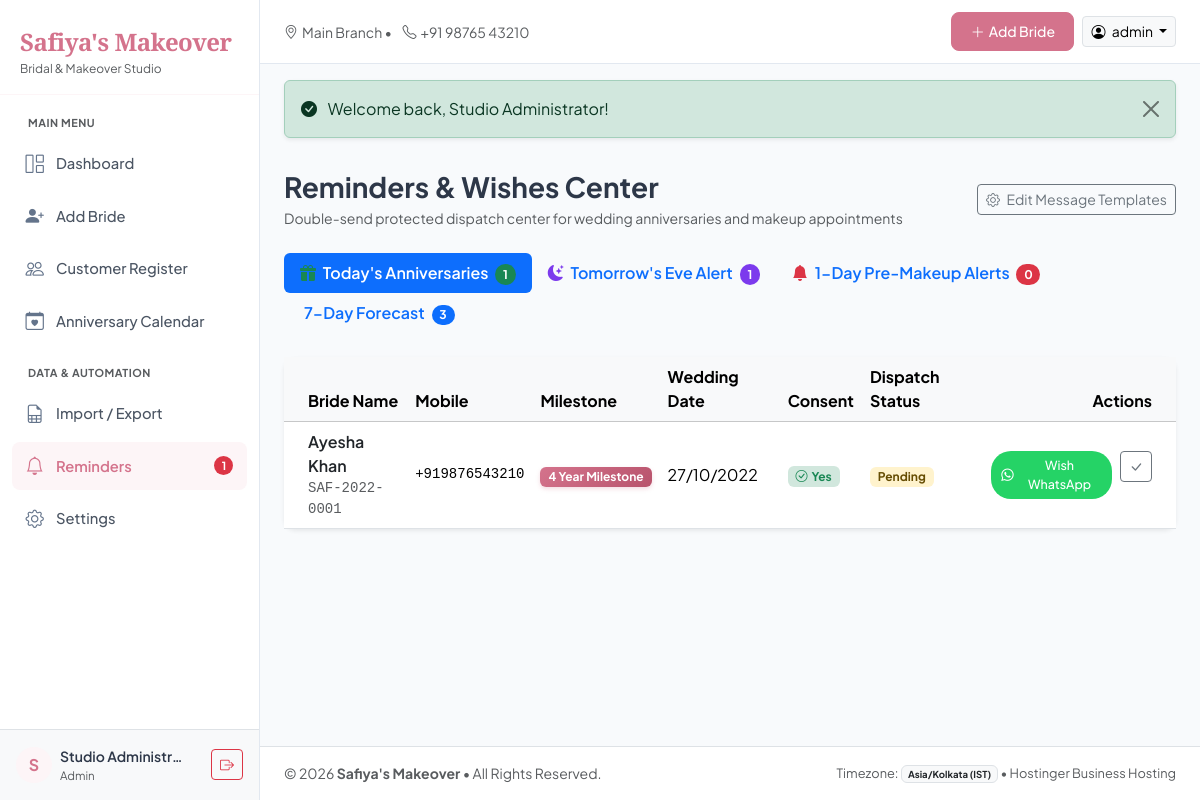
The app's page /reminders/index.php (signed in) with its own data.
### tables this page shows
CREATE TABLE IF NOT EXISTS `settings` (
  `id` INT AUTO_INCREMENT PRIMARY KEY,
  `key_name` VARCHAR(64) NOT NULL UNIQUE,
  `value` TEXT NULL,
  `description` VARCHAR(255) NULL,
  `updated_at` DATETIME NOT NULL DEFAULT CURRENT_TIMESTAMP ON UPDATE CURRENT_TIMESTAMP,
  INDEX `idx_settings_key` (`key_name`)
);

CREATE TABLE IF NOT EXISTS `customers` (
  `id` INT AUTO_INCREMENT PRIMARY KEY,
  `customer_code` VARCHAR(30) NOT NULL UNIQUE,
  `full_name` VARCHAR(150) NOT NULL,
  `mobile_number` VARCHAR(25) NOT NULL,
  `wedding_date` DATE NULL,
  `makeup_date` DATE NULL,
  `service_package` VARCHAR(120) NULL,
  `amount` DECIMAL(10, 2) NULL,
  `advance_amount` DECIMAL(10, 2) NULL DEFAULT 0.00,
  `slip_number` VARCHAR(50) NULL,
  `booking_type` VARCHAR(50) NOT NULL DEFAULT 'Bridal Makeup',
  `salon_branch` VARCHAR(80) NULL DEFAULT 'Main Branch',
  `notes` TEXT NULL,
  `pre_makeup_reminder_enabled` TINYINT(1) NOT NULL DEFAULT 1,
  `whatsapp_consent` TINYINT(1) NOT NULL DEFAULT 1,
  `created_at` DATETIME NOT NULL DEFAULT CURRENT_TIMESTAMP,
  `updated_at` DATETIME NOT NULL DEFAULT CURRENT_TIMESTAMP ON UPDATE CURRENT_TIMESTAMP,
  INDEX `idx_customers_code` (`customer_code`),
  INDEX `idx_customers_name` (`full_name`),
  INDEX `idx_customers_mobile` (`mobile_number`),
  INDEX `idx_customers_wedding_date` (`wedding_date`),
  INDEX `idx_customers_makeup_date` (`makeup_date`),
  INDEX `idx_customers_branch` (`salon_branch`),
  INDEX `idx_customers_consent` (`whatsapp_consent`)
);

### reminders/index.php (the view, shortened to what the rows shown need)
<?php
require_once __DIR__ . '/../includes/functions.php';
$db = get_db();
$today_str = get_kolkata_today();
$todays_anniversaries = get_todays_anniversaries();
$wa_template = get_setting('whatsapp_anniversary_template', 'Dear {bride_name}, warm congratulations on your {years} Wedding Anniversary from {salon_name}!');
$sent_keys_stmt = $db->prepare("SELECT idempotency_key FROM reminder_logs WHERE scheduled_for = :today AND status = 'sent'");
$sent_keys_stmt->execute(['today' => $today_str]);
$sent_keys = $sent_keys_stmt->fetchAll(PDO::FETCH_COLUMN);
require_once __DIR__ . '/../includes/header.php';
?>
<div class="d-flex flex-column flex-md-row justify-content-between align-items-md-center mb-4 gap-3">
    <div>
        <h2 class="h3 fw-bold mb-1">Reminders &amp; Wishes Center</h2>
    </div>
</div>
<div class="tab-content" id="reminderTabsContent">
    <div class="tab-pane fade show active" id="today-pane" role="tabpanel">
        <div class="card card-salon border-0 shadow-sm">
            <div class="card-body p-0">
                <?php if (empty($todays_anniversaries)): ?>
                    <div class="p-5 text-center text-muted">
                        <i class="bi bi-check-circle fs-1 text-success"></i>
                        <h6 class="mt-3 fw-bold">All caught up!</h6>
                        <p class="small mb-0">No bridal anniversaries scheduled for today (<?= date('d M Y') ?>).</p>
                    </div>
                <?php else: ?>
                    <div class="table-responsive">
                        <table class="table table-hover align-middle mb-0">
                            <thead class="table-light">
                                <tr>
                                    <th class="ps-4">Bride Name</th>
                                    <th>Mobile</th>
                                    <th>Milestone</th>
                                    <th>Wedding Date</th>
                                    <th>Consent</th>
                                    <th>Dispatch Status</th>
                                    <th class="text-end pe-4">Actions</th>
                                </tr>
                            </thead>
                            <tbody>
                                <?php foreach ($todays_anniversaries as $item): ?>
                                    <?php
                                    $c = $item['customer'];
                                    $key = build_idempotency_key($c['id'], $item['years'], 'whatsapp', 'today_greeting');
                                    $is_sent = in_array($key, $sent_keys);
                                    $msg = str_replace(
                                        ['{bride_name}', '{years}', '{salon_name}'],
                                        [$c['full_name'], $item['years'] . (in_array($item['years'], [1]) ? 'st' : ($item['years'] == 2 ? 'nd' : ($item['years'] == 3 ? 'rd' : 'th'))), $salon_name],
                                        $wa_template
                                    );
                                    $wa_url = build_whatsapp_url($c['mobile_number'], $msg);
                                    ?>
                                    <tr>
                                        <td class="ps-4">
                                            <a href="../customers/view.php?id=<?= $c['id'] ?>" class="fw-semibold text-dark text-decoration-none">
                                                <?= htmlspecialchars($c['full_name']) ?>
                                            </a>
                                            <div class="small text-muted font-monospace"><?= htmlspecialchars($c['customer_code']) ?></div>
                                        </td>
                                        <td class="font-monospace small"><?= htmlspecialchars($c['mobile_number']) ?></td>
                                        <td>
                                            <span class="badge badge-anniversary px-2 py-1">
                                                <?= $item['years'] ?> Year Milestone
                                            </span>
                                        </td>
                                        <td><?= format_date_in($c['wedding_date']) ?></td>
                                        <td>
                                            <?php if ($c['whatsapp_consent']): ?>
                                                <span class="badge bg-success-subtle text-success"><i class="bi bi-check-circle me-1"></i>Yes</span>
                                            <?php else: ?>
                                                <span class="badge bg-danger-subtle text-danger"><i class="bi bi-x-circle me-1"></i>No</span>
                                            <?php endif; ?>
                                        </td>
                                        <td>
                                            <?php if ($is_sent): ?>
                                                <span class="badge bg-success-subtle text-success"><i class="bi bi-check-all me-1"></i>Sent</span>
                                            <?php else: ?>
                                                <span class="badge bg-warning-subtle text-warning-emphasis">Pending</span>
                                            <?php endif; ?>
                                        </td>
                                        <td class="text-end pe-4">
                                            <div class="d-flex justify-content-end gap-2">
                                                <a href="<?= $wa_url ?>" target="_blank" class="btn btn-whatsapp-sm">
                                                    <i class="bi bi-whatsapp"></i> Wish WhatsApp
                                                </a>
                                                <?php if (!$is_sent): ?>
                                                    <form method="POST" action="index.php" class="d-inline">
                                                        <button type="submit" class="btn btn-sm btn-outline-secondary" title="Mark as logged">
                                                            <i class="bi bi-check-lg"></i>
                                                        </button>
                                                    </form>
                                                <?php endif; ?>
                                            </div>
                                        </td>
                                    </tr>
                                <?php endforeach; ?>
                            </tbody>
                        </table>
                    </div>
                <?php endif; ?>
            </div>
        </div>
    </div>
</div>
<?php require_once __DIR__ . '/../includes/footer.php'; ?>

### includes/header.php (shortened to what the rows shown need)
<?php
require_once __DIR__ . '/functions.php';
$current_dir = dirname($_SERVER['SCRIPT_NAME']);
$depth = substr_count(trim($current_dir, '/\\'), '/');
$root = str_repeat('../', $depth);
if ($root === '') $root = './';
$salon_name = get_setting('salon_name', "Safiya's Makeover");
$salon_tagline = get_setting('salon_tagline', "Bridal & Makeover Studio");
$salon_branch = get_setting('salon_branch', "Main Branch");
$salon_phone = get_setting('salon_phone', "+91 98765 43210");
$current_page = basename($_SERVER['PHP_SELF'], '.php');
$current_path = $_SERVER['PHP_SELF'];
$user_id = $_SESSION['user_id'] ?? null;
$user_name = $_SESSION['user_name'] ?? 'Admin';
$user_full_name = $_SESSION['user_full_name'] ?? 'Studio Administrator';
$user_role = $_SESSION['user_role'] ?? 'staff';
$is_admin = ($user_role === 'admin');
$today_anniversaries = get_todays_anniversaries();
$pending_reminders_count = count($today_anniversaries);
?>
<!DOCTYPE html>
<html lang="en">
<head>
    <link href="https://cdn.jsdelivr.net/npm/bootstrap@5.3.3/dist/css/bootstrap.min.css" rel="stylesheet">
    <link href="https://cdn.jsdelivr.net/npm/bootstrap-icons@1.11.3/font/bootstrap-icons.min.css" rel="stylesheet">
    <link href="<?= $root ?>assets/css/custom.css" rel="stylesheet">
</head>
<body>
    <?php if ($user_id): ?>
    <div id="sidebar-wrapper">
        <div class="sidebar-brand d-flex align-items-center justify-content-between">
            <div>
                <a href="<?= $root ?>index.php" class="text-decoration-none">
                    <span class="brand-logo-text fs-4"><?= htmlspecialchars($salon_name) ?></span>
                    <div class="text-muted small" style="font-size: 0.75rem;"><?= htmlspecialchars($salon_tagline) ?></div>
                </a>
            </div>
        </div>
        <div class="nav-sidebar">
            <div class="text-uppercase text-muted px-3 py-1 mb-1 fw-bold" style="font-size: 0.68rem; letter-spacing: 0.5px;">Main Menu</div>
            <a class="nav-link <?= ($current_page === 'index' && strpos($current_path, '/customers/') === false && strpos($current_path, '/calendar/') === false && strpos($current_path, '/reminders/') === false && strpos($current_path, '/import_export/') === false && strpos($current_path, '/settings/') === false) ? 'active' : '' ?>" href="<?= $root ?>index.php">
                <i class="bi bi-grid-1x2"></i> Dashboard
            </a>
            <a class="nav-link <?= ($current_page === 'add' && strpos($current_path, '/customers/') !== false) ? 'active' : '' ?>" href="<?= $root ?>customers/add.php">
                <i class="bi bi-person-plus-fill text-salon"></i> Add Bride
            </a>
            <a class="nav-link <?= (strpos($current_path, '/customers/') !== false && $current_page !== 'add') ? 'active' : '' ?>" href="<?= $root ?>customers/index.php">
                <i class="bi bi-people"></i> Customer Register
            </a>
            <a class="nav-link <?= (strpos($current_path, '/calendar/') !== false) ? 'active' : '' ?>" href="<?= $root ?>calendar/index.php">
                <i class="bi bi-calendar-heart"></i> Anniversary Calendar
            </a>
            <div class="text-uppercase text-muted px-3 py-1 mt-3 mb-1 fw-bold" style="font-size: 0.68rem; letter-spacing: 0.5px;">Data &amp; Automation</div>
            <a class="nav-link <?= (strpos($current_path, '/import_export/') !== false) ? 'active' : '' ?>" href="<?= $root ?>import_export/index.php">
                <i class="bi bi-file-earmark-spreadsheet"></i> Import / Export
            </a>
            <a class="nav-link <?= (strpos($current_path, '/reminders/') !== false) ? 'active' : '' ?>" href="<?= $root ?>reminders/index.php">
                <i class="bi bi-bell"></i> Reminders
                <?php if ($pending_reminders_count > 0): ?>
                <span class="badge bg-danger rounded-pill ms-auto" style="font-size: 0.7rem;"><?= $pending_reminders_count ?></span>
                <?php endif; ?>
            </a>
            <?php if ($is_admin): ?>
            <a class="nav-link <?= (strpos($current_path, '/settings/') !== false) ? 'active' : '' ?>" href="<?= $root ?>settings/index.php">
                <i class="bi bi-gear"></i> Settings
            </a>
            <?php endif; ?>
        </div>
        <div class="p-3 border-top bg-light mt-auto">
            <div class="d-flex align-items-center">
                <div class="rounded-circle bg-stat-pink d-flex align-items-center justify-content-center me-2" style="width: 36px; height: 36px; font-weight: bold;">
                    <?= strtoupper(substr($user_full_name, 0, 1)) ?>
                </div>
                <div class="overflow-hidden me-auto">
                    <div class="fw-semibold text-truncate small" style="max-width: 130px;"><?= htmlspecialchars($user_full_name) ?></div>
                    <div class="text-muted text-capitalize" style="font-size: 0.72rem;"><?= htmlspecialchars($user_role) ?></div>
                </div>
                <a href="<?= $root ?>auth/logout.php" class="btn btn-sm btn-outline-danger" title="Sign Out" data-bs-toggle="tooltip">
                    <i class="bi bi-box-arrow-right"></i>
                </a>
            </div>
        </div>
    </div>
    <?php endif; ?>
    <div id="page-content-wrapper" <?= !$user_id ? 'style="margin-left:0; width:100%;"' : '' ?>>
        <?php if ($user_id): ?>
        <nav class="navbar navbar-topbar d-flex justify-content-between align-items-center sticky-top">
            <div class="d-flex align-items-center">
                <div class="d-none d-md-block">
                    <span class="text-muted small">
                        <i class="bi bi-geo-alt me-1"></i><?= htmlspecialchars($salon_branch) ?> &bull;
                        <i class="bi bi-telephone ms-2 me-1"></i><?= htmlspecialchars($salon_phone) ?>
                    </span>
                </div>
            </div>
            <div class="d-flex align-items-center gap-2">
                <a href="<?= $root ?>customers/add.php" class="btn btn-salon-primary btn-sm d-none d-sm-inline-flex align-items-center gap-1">
                    <i class="bi bi-plus-lg"></i> Add Bride
                </a>
                <div class="dropdown">
                    <button class="btn btn-sm btn-light border dropdown-toggle" type="button" data-bs-toggle="dropdown">
                        <i class="bi bi-person-circle me-1"></i> <?= htmlspecialchars($user_name) ?>
                    </button>
                </div>
            </div>
        </nav>
        <?php endif; ?>
        <main class="flex-grow-1 px-4 py-3">

### includes/footer.php (shortened to what the rows shown need)
        </main>
        <footer class="border-top py-3 px-4 bg-white text-muted small mt-auto">
            <div class="d-flex flex-column flex-md-row justify-content-between align-items-center">
                <div>
                    &copy; <?= date('Y') ?> <strong><?= htmlspecialchars($salon_name) ?></strong> &bull; All Rights Reserved.
                </div>
            </div>
        </footer>
    </div>
</body>
</html>

### records on screen
settings: value "Safiya's Makeover"
settings: value "Bridal & Makeover Studio"
settings: value "Main Branch"
settings: value "+91 98765 43210"
customers: full_name "Ayesha Khan", customer_code "SAF-2022-0001", mobile_number "+919876543210", years "4", wedding_date "27/10/2022", whatsapp_consent 1 (drawn), shows "Pending"

### other values on screen
$pending_reminders_count "1"
substr($user_full_name, 0, 1) "S"
$user_full_name "Studio Administr…"
$user_role "Admin"
$user_name "admin"
$fl['message'] "Welcome back, Studio Administrator!"
count($todays_anniversaries) "1"
count($tomorrows_anniversaries) "1"
count($pre_makeup) "0"
count($upcoming_anniversaries) "3"
